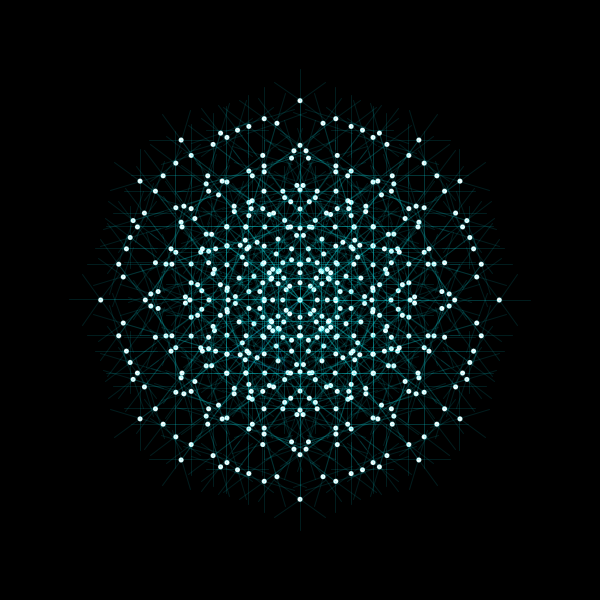
Frame 1 (no input)
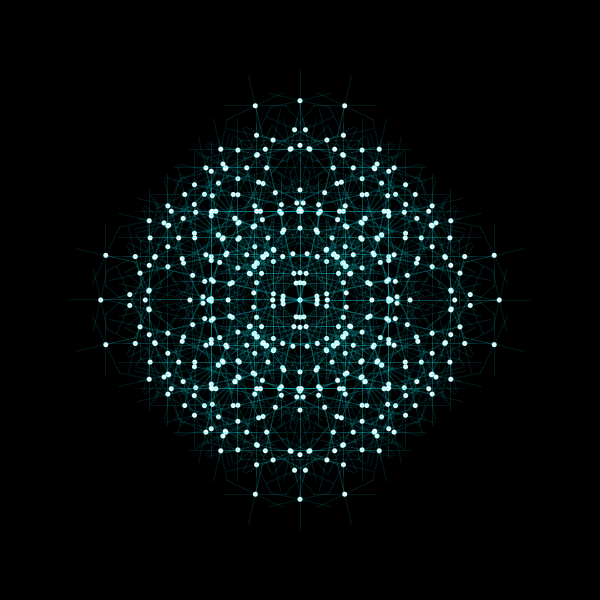
Frame 60 (the mouse pressed at the canvas centre just before this capture)
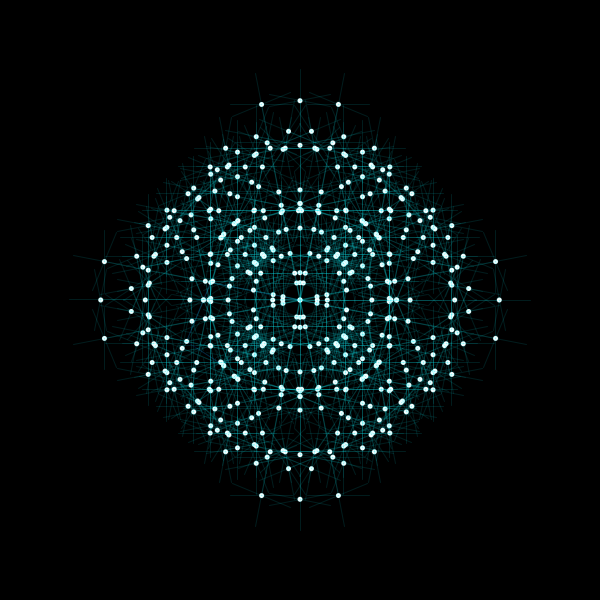
Frame 120 (the mouse held since frame 60 and released just before this capture)

The Processing sketch that drew these frames (run headless with seeded random() and noise(); from frame 60 on, the mouse is pressed at the canvas centre):

// Processing sketch: processing_180003
// ── processing_180003.pde

float a;
float theta =random(0, 6.289);   //rotate by 360 degree

void setup() {
  size(600, 600);
  frameRate(80);
  }

void draw() {
  translate(width/2, height/2);
  background(0);
  stroke(8,68,198,50);
  theta=theta+0.007;
  
  branch(130);
  rotate(PI/2);
  branch(130);
}

void branch(float h) {
  h = h *0.7;
  if (h > 27) { 
    
    pushMatrix();    
    rotate(theta);  
    line(0, 0, 0, -h);  
    translate(0, -h); 
    branch(h);     
    popMatrix();  
    
    pushMatrix();
    rotate(-theta);
    stroke(12,237,247,30);
    fill(255);
    ellipse(0,0,5,5);
    line(0, 0, 0, -h);
    translate(0, -h);
    branch(h);
    popMatrix();
    
    pushMatrix();
//  rotate(-theta);
    line(0, 0, 0, -h);
    translate(0, -h);
    branch(h);
    popMatrix();
    
    pushMatrix();    
    rotate(theta);   
    line(0, 0, 0, h);  
    translate(0, h); 
    branch(h);     
    popMatrix();  
    
    pushMatrix();
    rotate(-theta);
    line(0, 0, 0, h);
    translate(0, h);
    branch(h);
    popMatrix();
    
    pushMatrix();
//  rotate(-theta);
    line(0, 0, 0, h);
    translate(0, h);
    branch(h);
    popMatrix();
  }
}
